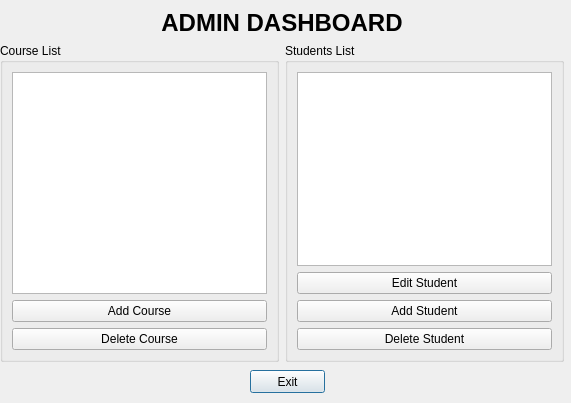
<?xml version="1.0" encoding="UTF-8"?>
<ui version="4.0">
 <class>admin_dashboard</class>
 <widget class="QDialog" name="admin_dashboard">
  <property name="geometry">
   <rect>
    <x>0</x>
    <y>0</y>
    <width>571</width>
    <height>403</height>
   </rect>
  </property>
  <property name="windowTitle">
   <string>Admin Dashboard</string>
  </property>
  <widget class="QPushButton" name="pushButton">
   <property name="geometry">
    <rect>
     <x>250</x>
     <y>370</y>
     <width>75</width>
     <height>23</height>
    </rect>
   </property>
   <property name="text">
    <string>Exit</string>
   </property>
  </widget>
  <widget class="QWidget" name="">
   <property name="geometry">
    <rect>
     <x>0</x>
     <y>9</y>
     <width>564</width>
     <height>353</height>
    </rect>
   </property>
   <layout class="QVBoxLayout" name="verticalLayout_4">
    <item>
     <widget class="QLabel" name="label">
      <property name="font">
       <font>
        <pointsize>18</pointsize>
        <weight>75</weight>
        <bold>true</bold>
       </font>
      </property>
      <property name="text">
       <string>ADMIN DASHBOARD</string>
      </property>
      <property name="alignment">
       <set>Qt::AlignCenter</set>
      </property>
     </widget>
    </item>
    <item>
     <layout class="QHBoxLayout" name="horizontalLayout">
      <item>
       <widget class="QGroupBox" name="groupBox">
        <property name="title">
         <string>Course List</string>
        </property>
        <layout class="QVBoxLayout" name="verticalLayout">
         <item>
          <widget class="QListView" name="activeCourses"/>
         </item>
         <item>
          <widget class="QPushButton" name="addCourse">
           <property name="text">
            <string>Add Course</string>
           </property>
          </widget>
         </item>
         <item>
          <widget class="QPushButton" name="deleteCourse">
           <property name="text">
            <string>Delete Course</string>
           </property>
          </widget>
         </item>
        </layout>
       </widget>
      </item>
      <item>
       <widget class="QGroupBox" name="groupBox_2">
        <property name="title">
         <string>Students List</string>
        </property>
        <layout class="QVBoxLayout" name="verticalLayout_3">
         <item>
          <layout class="QVBoxLayout" name="verticalLayout_2">
           <item>
            <widget class="QListView" name="activeStudents"/>
           </item>
           <item>
            <widget class="QPushButton" name="editStudent">
             <property name="text">
              <string>Edit Student</string>
             </property>
            </widget>
           </item>
           <item>
            <widget class="QPushButton" name="addStudent">
             <property name="text">
              <string>Add Student</string>
             </property>
            </widget>
           </item>
           <item>
            <widget class="QPushButton" name="deleteStudent">
             <property name="text">
              <string>Delete Student</string>
             </property>
            </widget>
           </item>
          </layout>
         </item>
        </layout>
       </widget>
      </item>
     </layout>
    </item>
   </layout>
  </widget>
 </widget>
 <resources/>
 <connections>
  <connection>
   <sender>pushButton</sender>
   <signal>clicked()</signal>
   <receiver>admin_dashboard</receiver>
   <slot>close()</slot>
   <hints>
    <hint type="sourcelabel">
     <x>275</x>
     <y>359</y>
    </hint>
    <hint type="destinationlabel">
     <x>278</x>
     <y>470</y>
    </hint>
   </hints>
  </connection>
 </connections>
</ui>
